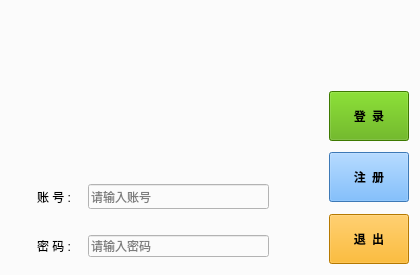
<?xml version="1.0" encoding="UTF-8"?>
<ui version="4.0">
 <class>UserLoginForm</class>
 <widget class="QWidget" name="UserLoginForm">
  <property name="geometry">
   <rect>
    <x>0</x>
    <y>0</y>
    <width>420</width>
    <height>275</height>
   </rect>
  </property>
  <property name="minimumSize">
   <size>
    <width>420</width>
    <height>275</height>
   </size>
  </property>
  <property name="maximumSize">
   <size>
    <width>420</width>
    <height>275</height>
   </size>
  </property>
  <property name="windowTitle">
   <string>优视巡检账户登录</string>
  </property>
  <property name="styleSheet">
   <string notr="true">background-color: rgb(251, 251, 251);</string>
  </property>
  <layout class="QGridLayout" name="gridLayout_2">
   <item row="0" column="1">
    <layout class="QGridLayout" name="gridLayout">
     <item row="2" column="3">
      <widget class="QLineEdit" name="m_AccountLineEdit">
       <property name="maximumSize">
        <size>
         <width>16777215</width>
         <height>25</height>
        </size>
       </property>
       <property name="placeholderText">
        <string>请输入账号</string>
       </property>
      </widget>
     </item>
     <item row="1" column="1">
      <spacer name="verticalSpacer_4">
       <property name="orientation">
        <enum>Qt::Vertical</enum>
       </property>
       <property name="sizeType">
        <enum>QSizePolicy::Maximum</enum>
       </property>
       <property name="sizeHint" stdset="0">
        <size>
         <width>20</width>
         <height>13</height>
        </size>
       </property>
      </spacer>
     </item>
     <item row="2" column="1">
      <widget class="QLabel" name="m_AccountLabel">
       <property name="font">
        <font>
         <family>Arial</family>
         <weight>50</weight>
         <bold>false</bold>
        </font>
       </property>
       <property name="text">
        <string>账 号 :</string>
       </property>
      </widget>
     </item>
     <item row="3" column="1">
      <spacer name="verticalSpacer_7">
       <property name="orientation">
        <enum>Qt::Vertical</enum>
       </property>
       <property name="sizeType">
        <enum>QSizePolicy::Maximum</enum>
       </property>
       <property name="sizeHint" stdset="0">
        <size>
         <width>20</width>
         <height>13</height>
        </size>
       </property>
      </spacer>
     </item>
     <item row="0" column="0" colspan="4">
      <widget class="QLabel" name="m_LogoLabel">
       <property name="enabled">
        <bool>true</bool>
       </property>
       <property name="minimumSize">
        <size>
         <width>238</width>
         <height>140</height>
        </size>
       </property>
       <property name="maximumSize">
        <size>
         <width>238</width>
         <height>140</height>
        </size>
       </property>
       <property name="layoutDirection">
        <enum>Qt::LeftToRight</enum>
       </property>
       <property name="styleSheet">
        <string notr="true"/>
       </property>
       <property name="text">
        <string/>
       </property>
       <property name="alignment">
        <set>Qt::AlignCenter</set>
       </property>
      </widget>
     </item>
     <item row="2" column="2">
      <spacer name="horizontalSpacer">
       <property name="orientation">
        <enum>Qt::Horizontal</enum>
       </property>
       <property name="sizeType">
        <enum>QSizePolicy::Maximum</enum>
       </property>
       <property name="sizeHint" stdset="0">
        <size>
         <width>5</width>
         <height>20</height>
        </size>
       </property>
      </spacer>
     </item>
     <item row="3" column="3">
      <spacer name="verticalSpacer_2">
       <property name="orientation">
        <enum>Qt::Vertical</enum>
       </property>
       <property name="sizeType">
        <enum>QSizePolicy::Maximum</enum>
       </property>
       <property name="sizeHint" stdset="0">
        <size>
         <width>20</width>
         <height>13</height>
        </size>
       </property>
      </spacer>
     </item>
     <item row="4" column="3">
      <widget class="QLineEdit" name="m_PasswordLineEdit">
       <property name="echoMode">
        <enum>QLineEdit::Password</enum>
       </property>
       <property name="placeholderText">
        <string>请输入密码</string>
       </property>
      </widget>
     </item>
     <item row="1" column="3">
      <spacer name="verticalSpacer">
       <property name="orientation">
        <enum>Qt::Vertical</enum>
       </property>
       <property name="sizeType">
        <enum>QSizePolicy::Maximum</enum>
       </property>
       <property name="sizeHint" stdset="0">
        <size>
         <width>20</width>
         <height>13</height>
        </size>
       </property>
      </spacer>
     </item>
     <item row="4" column="1">
      <widget class="QLabel" name="m_PasswordLabel">
       <property name="font">
        <font>
         <family>Arial</family>
         <weight>50</weight>
         <bold>false</bold>
        </font>
       </property>
       <property name="text">
        <string>密 码 :</string>
       </property>
      </widget>
     </item>
    </layout>
   </item>
   <item row="0" column="3">
    <layout class="QVBoxLayout" name="verticalLayout">
     <item>
      <spacer name="verticalSpacer_6">
       <property name="orientation">
        <enum>Qt::Vertical</enum>
       </property>
       <property name="sizeType">
        <enum>QSizePolicy::Minimum</enum>
       </property>
       <property name="sizeHint" stdset="0">
        <size>
         <width>20</width>
         <height>80</height>
        </size>
       </property>
      </spacer>
     </item>
     <item>
      <widget class="QPushButton" name="m_LoginBtn">
       <property name="minimumSize">
        <size>
         <width>0</width>
         <height>50</height>
        </size>
       </property>
       <property name="font">
        <font>
         <family>JetBrains Mono ExtraBold</family>
         <pointsize>9</pointsize>
         <weight>75</weight>
         <bold>true</bold>
        </font>
       </property>
       <property name="focusPolicy">
        <enum>Qt::StrongFocus</enum>
       </property>
       <property name="styleSheet">
        <string notr="true">background-color: rgb(85, 170, 0);
selection-background-color: rgb(255, 255, 127);</string>
       </property>
       <property name="text">
        <string>登  录</string>
       </property>
      </widget>
     </item>
     <item>
      <spacer name="verticalSpacer_3">
       <property name="orientation">
        <enum>Qt::Vertical</enum>
       </property>
       <property name="sizeHint" stdset="0">
        <size>
         <width>20</width>
         <height>40</height>
        </size>
       </property>
      </spacer>
     </item>
     <item>
      <widget class="QPushButton" name="m_RegisterBtn">
       <property name="minimumSize">
        <size>
         <width>0</width>
         <height>50</height>
        </size>
       </property>
       <property name="font">
        <font>
         <family>JetBrains Mono NL ExtraBold</family>
         <pointsize>9</pointsize>
         <weight>75</weight>
         <bold>true</bold>
        </font>
       </property>
       <property name="focusPolicy">
        <enum>Qt::NoFocus</enum>
       </property>
       <property name="styleSheet">
        <string notr="true">background-color: rgb(85, 170, 255);</string>
       </property>
       <property name="text">
        <string>注  册</string>
       </property>
      </widget>
     </item>
     <item>
      <spacer name="verticalSpacer_5">
       <property name="orientation">
        <enum>Qt::Vertical</enum>
       </property>
       <property name="sizeHint" stdset="0">
        <size>
         <width>20</width>
         <height>40</height>
        </size>
       </property>
      </spacer>
     </item>
     <item>
      <widget class="QPushButton" name="m_ExitBtn">
       <property name="minimumSize">
        <size>
         <width>0</width>
         <height>50</height>
        </size>
       </property>
       <property name="font">
        <font>
         <family>JetBrains Mono ExtraBold</family>
         <pointsize>9</pointsize>
         <weight>75</weight>
         <bold>true</bold>
        </font>
       </property>
       <property name="focusPolicy">
        <enum>Qt::NoFocus</enum>
       </property>
       <property name="styleSheet">
        <string notr="true">background-color: rgb(255, 170, 0);</string>
       </property>
       <property name="text">
        <string>退  出</string>
       </property>
      </widget>
     </item>
    </layout>
   </item>
   <item row="0" column="2">
    <spacer name="horizontalSpacer_3">
     <property name="orientation">
      <enum>Qt::Horizontal</enum>
     </property>
     <property name="sizeHint" stdset="0">
      <size>
       <width>40</width>
       <height>20</height>
      </size>
     </property>
    </spacer>
   </item>
   <item row="0" column="0">
    <spacer name="horizontalSpacer_2">
     <property name="orientation">
      <enum>Qt::Horizontal</enum>
     </property>
     <property name="sizeType">
      <enum>QSizePolicy::Maximum</enum>
     </property>
     <property name="sizeHint" stdset="0">
      <size>
       <width>20</width>
       <height>20</height>
      </size>
     </property>
    </spacer>
   </item>
  </layout>
 </widget>
 <tabstops>
  <tabstop>m_AccountLineEdit</tabstop>
  <tabstop>m_PasswordLineEdit</tabstop>
  <tabstop>m_LoginBtn</tabstop>
 </tabstops>
 <resources/>
 <connections/>
</ui>
